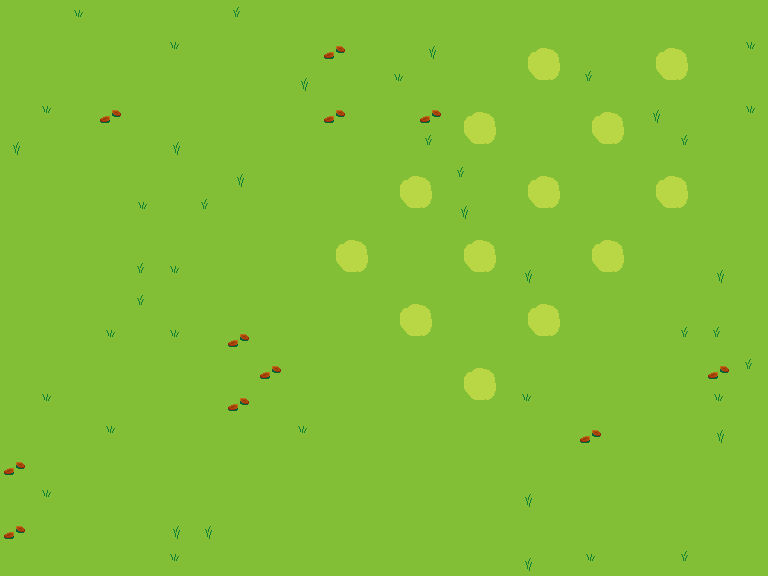

A 2D game scene composited from a Tiled map and its tileset images. What follows is a short description and the map's XML, with each tile layer's data collapsed to a summary:
An orthogonal 24x18 tile map with 32x32 px tiles, 2 tile layers (Lower, Cliff) and 76 objects (32x L1: Ice, 27x L1: ProjectilePassible, 17x L1: Water).

<map version="1.0" orientation="orthogonal" renderorder="right-down" width="24" height="18" tilewidth="32" tileheight="32" nextobjectid="8">
 <properties>
  <property name="BottomMap" value="field" />
  <property name="Name" value="aboveField" />
    <property name="DeadMap" value="Spirit_aboveField" />
 </properties>
 <tileset firstgid="1" name="Snow" tilewidth="32" tileheight="32" tilecount="256" columns="16">
  <image source="../Tilesets/Snow.png" width="512" height="512" />
  <terraintypes>
   <terrain name="Snow" tile="-1" />
   <terrain name="Ice" tile="-1" />
   <terrain name="Dead Grass" tile="-1" />
   <terrain name="Cliff" tile="-1" />
   <terrain name="Air" tile="-1" />
   <terrain name="Grass" tile="-1" />
   <terrain name="Water" tile="-1" />
  </terraintypes>
  <tile id="0" terrain="0,0,0,0" />
  <tile id="1" terrain="0,0,0,0" />
  <tile id="2" terrain="0,0,0,0" />
  <tile id="16" terrain="0,0,0,1">
   <objectgroup draworder="index">
    <object id="1" type="L1: Ice" x="15.6364" y="32">
     <polygon points="0,0 4.74174,-11.5289 16.3636,-16.3636 16.3636,0" />
    </object>
   </objectgroup>
  </tile>
  <tile id="17" terrain="0,0,1,1">
   <objectgroup draworder="index">
    <object id="1" type="L1: Ice" x="0" y="16" width="32" height="16" />
   </objectgroup>
  </tile>
  <tile id="18" terrain="0,0,1,0">
   <objectgroup draworder="index">
    <object id="1" type="L1: Ice" x="0" y="32">
     <polygon points="0,0 0,-16.7273 11.5,-11.8802 16.7273,0" />
    </object>
   </objectgroup>
  </tile>
  <tile id="19" terrain="0,0,0,1">
   <objectgroup draworder="index">
    <object id="1" type="L1: Ice" x="15.6364" y="32">
     <polygon points="0,0 2.51033,-14.1322 16.3636,-16.3636 16.3636,0" />
    </object>
   </objectgroup>
  </tile>
  <tile id="20" terrain="0,0,1,1">
   <objectgroup draworder="index">
    <object id="1" type="L1: Ice" x="0" y="16" width="32" height="16" />
   </objectgroup>
  </tile>
  <tile id="21" terrain="0,0,1,0">
   <objectgroup draworder="index">
    <object id="1" type="L1: Ice" x="0" y="32">
     <polygon points="0,0 0,-16.3636 13.5744,-13.2955 16.3636,0" />
    </object>
   </objectgroup>
  </tile>
  <tile id="32" terrain="0,1,0,1">
   <objectgroup draworder="index">
    <object id="1" type="L1: Ice" x="16" y="0" width="16" height="32" />
   </objectgroup>
  </tile>
  <tile id="33" terrain="1,1,1,1" probability="0.1">
   <objectgroup draworder="index">
    <object id="1" type="L1: Ice" x="0" y="0" width="32" height="32" />
   </objectgroup>
  </tile>
  <tile id="34" terrain="1,0,1,0">
   <objectgroup draworder="index">
    <object id="1" type="L1: Ice" x="0" y="0" width="16" height="32" />
   </objectgroup>
  </tile>
  <tile id="35" terrain="0,1,0,1">
   <objectgroup draworder="index">
    <object id="1" type="L1: Ice" x="16" y="0" width="16" height="32" />
   </objectgroup>
  </tile>
  <tile id="36" terrain="1,1,1,1">
   <objectgroup draworder="index">
    <object id="1" type="L1: Ice" x="0" y="0" width="32" height="32" />
   </objectgroup>
  </tile>
  <tile id="37" terrain="1,0,1,0">
   <objectgroup draworder="index">
    <object id="1" type="L1: Ice" x="0" y="0" width="16" height="32" />
   </objectgroup>
  </tile>
  <tile id="48" terrain="0,1,0,0">
   <objectgroup draworder="index">
    <object id="1" type="L1: Ice" x="16.5455" y="0">
     <polygon points="0,0 15.4545,0 15.4545,15.4545 1.49277,13.9618" />
    </object>
   </objectgroup>
  </tile>
  <tile id="49" terrain="1,1,0,0">
   <objectgroup draworder="index">
    <object id="1" type="L1: Ice" x="0" y="0" width="32" height="16" />
   </objectgroup>
  </tile>
  <tile id="50" terrain="1,0,0,0">
   <objectgroup draworder="index">
    <object id="2" type="L1: Ice" x="0" y="0">
     <polygon points="0,0 14.9091,0 13.9959,13.7541 0,14.9091" />
    </object>
   </objectgroup>
  </tile>
  <tile id="51" terrain="0,1,0,0">
   <objectgroup draworder="index">
    <object id="1" type="L1: Ice" x="15.8182" y="0">
     <polygon points="0,0 16.1818,0 16.1818,16.1818 0,16.1818" />
    </object>
   </objectgroup>
  </tile>
  <tile id="52" terrain="1,1,0,0">
   <objectgroup draworder="index">
    <object id="1" type="L1: Ice" x="0" y="0" width="32" height="16" />
   </objectgroup>
  </tile>
  <tile id="53" terrain="1,0,0,0">
   <objectgroup draworder="index">
    <object id="1" type="L1: Ice" x="0" y="0">
     <polygon points="0,0 16,0 14.1818,14.2727 0,16" />
    </object>
   </objectgroup>
  </tile>
  <tile id="56" terrain="4,4,4,0">
   <objectgroup draworder="index">
    <object id="1" type="L1: ProjectilePassible" x="11.0909" y="32.3636">
     <polygon points="0,0 3.63636,-18.1818 22.5455,-20.5455 22.3636,-16.5455 9.27273,-12.5455 6.18182,0.727273" />
    </object>
   </objectgroup>
  </tile>
  <tile id="57" terrain="4,4,0,0">
   <objectgroup draworder="index">
    <object id="1" type="L1: ProjectilePassible" x="-1.81818" y="9.81818" width="34.9091" height="8.18182" />
   </objectgroup>
  </tile>
  <tile id="58" terrain="4,4,0,4">
   <objectgroup draworder="index">
    <object id="1" type="L1: ProjectilePassible" x="-0.909091" y="11.2727">
     <polygon points="0,0 15.2727,6.54545 22.9091,22.9091 16.5455,22 12,11.2727 -1.09091,6.54545" />
    </object>
   </objectgroup>
  </tile>
  <tile id="59" terrain="3,3,3,0">
   <objectgroup draworder="index">
    <object id="1" type="L1: ProjectilePassible" x="0" y="32">
     <polygon points="0,0 0,-32 32,-32 32.9091,-15.6364 19.4545,-12.3636 16.1818,0.545455" />
    </object>
   </objectgroup>
  </tile>
  <tile id="60" terrain="3,3,0,0">
   <objectgroup draworder="index">
    <object id="1" type="L1: ProjectilePassible" x="0" y="0" width="32" height="16" />
   </objectgroup>
  </tile>
  <tile id="61" terrain="3,3,0,3">
   <objectgroup draworder="index">
    <object id="1" type="L1: ProjectilePassible" x="0" y="0">
     <polygon points="0,0 32,0 32,32 15.0909,32.3636 9.09091,21.2727 -0.909091,16.3636" />
    </object>
   </objectgroup>
  </tile>
  <tile id="64" terrain="1,1,1,0">
   <objectgroup draworder="index">
    <object id="1" type="L1: Ice" x="0" y="0">
     <polygon points="0,0 0,32 16,32.1818 22.1818,19.6364 32.7273,15.2727 32,0" />
    </object>
   </objectgroup>
  </tile>
  <tile id="65" terrain="1,1,0,1">
   <objectgroup draworder="index">
    <object id="1" type="L1: Ice" x="0" y="0">
     <polygon points="0,0 32,0 32,32 17.2727,33.2727 11.8182,20.9091 -1.09091,15.2727" />
    </object>
   </objectgroup>
  </tile>
  <tile id="66" terrain="0,0,1,1" probability="0">
   <objectgroup draworder="index">
    <object id="1" type="L1: Ice" x="-1.45455" y="16.5455">
     <polygon points="0,0 6.72727,-3.63636 7.09091,-18 28.5455,-17.0909 29.8182,-2 34.7273,-0.181818 33.4545,15.4545 1.45455,15.4545" />
    </object>
   </objectgroup>
  </tile>
  <tile id="67" terrain="0,0,0,0" probability="0">
   <objectgroup draworder="index">
    <object id="1" type="L1: Ice" x="5.09091" y="-1.09091" width="21.4545" height="33.8182" />
   </objectgroup>
  </tile>
  <tile id="68" terrain="0,0,0,0" probability="0">
   <objectgroup draworder="index">
    <object id="1" type="L1: Ice" x="-0.727273" y="26.3636">
     <polygon points="0,0 3.27273,1.81818 4.54545,5.45455 28.3636,5.81818 22.3636,-17.2727 -0.545455,-23.2727" />
    </object>
   </objectgroup>
  </tile>
  <tile id="69" terrain="0,0,0,0" probability="0">
   <objectgroup draworder="index">
    <object id="1" type="L1: Ice" x="4.18182" y="31.8182">
     <polygon points="-0.545455,0.545455 5.09091,-21.6364 28.7273,-28.3636 28.3636,-4.90909 24.9091,-3.27273 22.7273,0.181818" />
    </object>
   </objectgroup>
  </tile>
  <tile id="72" terrain="4,0,4,0">
   <objectgroup draworder="index">
    <object id="1" type="L1: ProjectilePassible" x="10.3636" y="-1.81818" width="8.90909" height="34.1818" />
   </objectgroup>
  </tile>
  <tile id="73" terrain="0,0,0,0" probability="0.1" />
  <tile id="74" terrain="0,4,0,4">
   <objectgroup draworder="index">
    <object id="1" type="L1: ProjectilePassible" x="12.7273" y="-1.63636" width="8.54545" height="34.7273" />
   </objectgroup>
  </tile>
  <tile id="75" terrain="3,4,3,4">
   <objectgroup draworder="index">
    <object id="1" type="L1: ProjectilePassible" x="0" y="0" width="16" height="32" />
   </objectgroup>
  </tile>
  <tile id="76" terrain="0,0,0,0" probability="0.1" />
  <tile id="77" terrain="4,3,4,3">
   <objectgroup draworder="index">
    <object id="2" type="L1: ProjectilePassible" x="16" y="0" width="16" height="32" />
   </objectgroup>
  </tile>
  <tile id="78" terrain="0,0,0,4" />
  <tile id="79" terrain="0,0,4,0" />
  <tile id="80" terrain="1,0,1,1">
   <objectgroup draworder="index">
    <object id="1" type="L1: Ice" x="0" y="0">
     <polygon points="0,0 15.2727,-1.27273 20.1818,11.8182 33.4545,16.9091 32,32 0,32" />
    </object>
   </objectgroup>
  </tile>
  <tile id="81" terrain="0,1,1,1">
   <properties>
    <property name="PortalTo" value="default:" />
   </properties>
   <objectgroup draworder="index">
    <object id="1" type="L1: Ice" x="16.1818" y="-1.27273">
     <polygon points="0,0 15.8182,1.27273 15.8182,33.2727 -16.1818,33.2727 -17.0909,18.3636 -4.90909,12.5455" />
    </object>
   </objectgroup>
  </tile>
  <tile id="82" terrain="1,1,0,0" probability="0">
   <objectgroup draworder="index">
    <object id="1" type="L1: Ice" x="0" y="0">
     <polygon points="0,0 32,0 32.3636,16.5455 28,18.3636 27.8182,32.9091 4.18182,32.7273 3.09091,16.7273 -0.727273,14.9091" />
    </object>
   </objectgroup>
  </tile>
  <tile id="83" terrain="0,0,0,0" probability="0">
   <objectgroup draworder="index">
    <object id="2" type="L1: Ice" x="-2.72727" y="4" width="36.9091" height="23.0909" />
   </objectgroup>
  </tile>
  <tile id="84" terrain="0,0,0,0" probability="0">
   <objectgroup draworder="index">
    <object id="1" type="L1: Ice" x="-1.27273" y="4">
     <polygon points="0,0 4.36364,-1.27273 5.45455,-5.27273 29.0909,-5.63636 23.2727,18.3636 0.181818,23.4545" />
    </object>
   </objectgroup>
  </tile>
  <tile id="85" terrain="0,0,0,0" probability="0">
   <objectgroup draworder="index">
    <object id="1" type="L1: Ice" x="4.54545" y="-1.09091">
     <polygon points="0,0 6.18182,20.5455 28.5455,28.9091 28.3636,6 24.1818,4 21.6364,-0.545455" />
    </object>
   </objectgroup>
  </tile>
  <tile id="88" terrain="4,0,4,3">
   <objectgroup draworder="index">
    <object id="1" type="L1: ProjectilePassible" x="14.9091" y="32.9091">
     <polygon points="0,0 -2.72727,-34 2.90909,-33.0909 8,-25.2727 17.6364,-17.6364 18,0" />
    </object>
   </objectgroup>
  </tile>
  <tile id="89" terrain="0,0,3,3">
   <objectgroup draworder="index">
    <object id="1" type="L1: ProjectilePassible" x="0" y="16" width="32" height="16" />
   </objectgroup>
  </tile>
  <tile id="90" terrain="0,4,3,4">
   <objectgroup draworder="index">
    <object id="1" type="L1: ProjectilePassible" x="19.8182" y="-0.727273">
     <polygon points="0,0 -4,34.7273 -21.0909,34 -21.4545,16.1818 -7.45455,11.8182 -4.72727,-0.363636" />
    </object>
   </objectgroup>
  </tile>
  <tile id="91" terrain="0,0,0,3">
   <objectgroup draworder="index">
    <object id="1" type="L1: ProjectilePassible" x="14.7273" y="32.3636">
     <polygon points="0,0 4.54545,-13.2727 18,-18 17.2727,-0.363636" />
    </object>
   </objectgroup>
  </tile>
  <tile id="92" terrain="0,0,3,3">
   <objectgroup draworder="index">
    <object id="1" type="L1: ProjectilePassible" x="0" y="16" width="32" height="16" />
   </objectgroup>
  </tile>
  <tile id="93" terrain="0,0,3,0">
   <objectgroup draworder="index">
    <object id="1" type="L1: ProjectilePassible" x="-1.09091" y="14.9091">
     <polygon points="0,0 14.1818,3.45455 17.0909,17.6364 1.09091,17.0909" />
    </object>
   </objectgroup>
  </tile>
  <tile id="94" terrain="0,0,0,4" />
  <tile id="98" terrain="0,0,3,3" probability="0">
   <objectgroup draworder="index">
    <object id="1" type="L1: ProjectilePassible" x="0" y="16" width="32" height="16" />
    <object id="2" type="L1: Ice" x="4" y="-0.727273" width="23.6364" height="17.0909" />
   </objectgroup>
  </tile>
  <tile id="99" terrain="3,3,3,3" probability="0" />
  <tile id="104" terrain="4,3,4,3">
   <objectgroup draworder="index">
    <object id="1" type="L1: ProjectilePassible" x="16" y="0" width="16" height="32" />
   </objectgroup>
  </tile>
  <tile id="105" terrain="3,3,3,3" />
  <tile id="106" terrain="3,4,3,4">
   <objectgroup draworder="index">
    <object id="1" type="L1: ProjectilePassible" x="0" y="0" width="16" height="32" />
   </objectgroup>
  </tile>
  <tile id="107" terrain="0,3,0,0">
   <objectgroup draworder="index">
    <object id="1" type="L1: ProjectilePassible" x="32" y="0">
     <polygon points="0,0 0.545455,15.4545 -10.9091,12 -18,-0.727273" />
    </object>
   </objectgroup>
  </tile>
  <tile id="108" terrain="3,3,0,0">
   <objectgroup draworder="index">
    <object id="1" type="L1: ProjectilePassible" x="0" y="0" width="32" height="16" />
   </objectgroup>
  </tile>
  <tile id="109" terrain="3,0,0,0">
   <objectgroup draworder="index">
    <object id="1" type="L1: ProjectilePassible" x="16" y="-0.909091">
     <polygon points="0,0 -4,12 -17.6364,16.7273 -16,0.909091" />
    </object>
   </objectgroup>
  </tile>
  <tile id="110" terrain="0,4,0,0" />
  <tile id="111" terrain="0,0,4,0" />
  <tile id="114" terrain="3,3,3,3" probability="0" />
  <tile id="115" terrain="3,3,0,0" probability="0">
   <objectgroup draworder="index">
    <object id="2" type="L1: ProjectilePassible" x="0" y="0" width="32" height="16" />
    <object id="5" type="L1: Ice" x="3.81818" y="14.9091" width="23.6364" height="18" />
   </objectgroup>
  </tile>
  <tile id="120" terrain=",3,3,3">
   <objectgroup draworder="index">
    <object id="1" type="L1: ProjectilePassible" x="-1.81818" y="15.2727">
     <polygon points="0,0 14.3636,-2.54545 19.0909,-16.7273 33.8182,-15.2727 33.8182,16.7273 1.81818,16.7273" />
    </object>
   </objectgroup>
  </tile>
  <tile id="121" terrain="3,3,3,3" />
  <tile id="122" terrain="3,,3,3">
   <objectgroup draworder="index">
    <object id="1" type="L1: ProjectilePassible" x="15.2727" y="-1.45455">
     <polygon points="0,0 3.27273,13.4545 18.1818,16.9091 16.7273,33.4545 -15.2727,33.4545 -15.2727,1.45455" />
    </object>
   </objectgroup>
  </tile>
  <tile id="123" terrain="0,4,0,0">
   <objectgroup draworder="index">
    <object id="1" type="L1: ProjectilePassible" x="19.6364" y="-1.09091">
     <polygon points="0,0 3.27273,8.36364 13.2727,13.4545 12.7273,17.6364 -1.27273,13.0909 -7.09091,0.363636" />
    </object>
   </objectgroup>
  </tile>
  <tile id="124" terrain="4,0,0,0">
   <objectgroup draworder="index">
    <object id="1" type="L1: ProjectilePassible" x="18.9091" y="-1.27273">
     <polygon points="0,0 -5.63636,13.0909 -20.5455,20.1818 -20.5455,14 -11.0909,9.09091 -6.54545,-1.27273" />
    </object>
   </objectgroup>
  </tile>
  <tile id="125" terrain="0,4,0,0" />
  <tile id="126" terrain="4,0,0,0" />
  <tile id="127" terrain="4,0,0,0" />
  <tile id="128" terrain="0,0,0,2" />
  <tile id="129" terrain="0,0,2,2" />
  <tile id="130" terrain="0,0,2,0" />
  <tile id="131" terrain="2,2,2,5" />
  <tile id="132" terrain="2,2,5,5" />
  <tile id="133" terrain="2,2,5,2" />
  <tile id="134" terrain="6,6,6,5">
   <objectgroup draworder="index">
    <object id="1" name="Water" type="L1: Water" x="0" y="32">
     <polygon points="0,0 15.5455,0.727273 21.0909,-12.9091 32.6364,-18.5454 32,-32 0,-32" />
    </object>
   </objectgroup>
  </tile>
  <tile id="135" terrain="6,6,5,5">
   <objectgroup draworder="index">
    <object id="1" name="Water" type="L1: Water" x="0" y="0" width="32" height="16" />
   </objectgroup>
  </tile>
  <tile id="136" terrain="6,6,5,6">
   <objectgroup draworder="index">
    <object id="1" name="Water" type="L1: Water" x="-0.454545" y="15.5455">
     <polygon points="-0.545455,-0.636364 11.2727,5 17.5455,17.3636 32.4545,16.4545 32.4545,-15.5455 0.454545,-15.5455" />
    </object>
   </objectgroup>
  </tile>
  <tile id="144" terrain="0,2,0,2" />
  <tile id="145" terrain="2,2,2,2" />
  <tile id="146" terrain="2,0,2,0" />
  <tile id="147" terrain="2,5,2,5" />
  <tile id="148" terrain="5,5,5,5" />
  <tile id="149" terrain="5,2,5,2" />
  <tile id="150" terrain="6,5,6,5">
   <objectgroup draworder="index">
    <object id="1" name="Water" type="L1: Water" x="0" y="0" width="16" height="32" />
   </objectgroup>
  </tile>
  <tile id="151" terrain="5,5,5,5" />
  <tile id="152" terrain="5,6,5,6">
   <objectgroup draworder="index">
    <object id="1" name="Water" type="L1: Water" x="16" y="0" width="16" height="32" />
   </objectgroup>
  </tile>
  <tile id="160" terrain="0,2,0,0" />
  <tile id="161" terrain="2,2,0,0" />
  <tile id="162" terrain="2,0,0,0" />
  <tile id="163" terrain="2,5,2,2" />
  <tile id="164" terrain="5,5,2,2" />
  <tile id="165" terrain="5,2,2,2" />
  <tile id="166" terrain="6,5,6,6">
   <objectgroup draworder="index">
    <object id="1" name="Water" type="L1: Water" x="0" y="32">
     <polygon points="0,0 32,0 33.0909,-13.9091 21.9091,-19.9091 15.3636,-32.7273 0,-32" />
    </object>
   </objectgroup>
  </tile>
  <tile id="167" terrain="5,5,6,6">
   <objectgroup draworder="index">
    <object id="1" name="Water" type="L1: Water" x="0" y="16" width="32" height="16" />
   </objectgroup>
  </tile>
  <tile id="168" terrain="5,6,6,6">
   <objectgroup draworder="index">
    <object id="2" name="Water" type="L1: Water" x="0" y="32">
     <polygon points="0,0 32,0 32,-32 16.8181,-32.6363 11.6364,-20.5455 -1,-15" />
    </object>
   </objectgroup>
  </tile>
  <tile id="176" terrain="2,2,2,0" />
  <tile id="177" terrain="2,2,0,2" />
  <tile id="178" terrain="2,2,2,2" probability="0.1" />
  <tile id="179" terrain="5,5,5,2" />
  <tile id="180" terrain="5,5,2,5" />
  <tile id="181" terrain="5,5,5,5" probability="0.1" />
  <tile id="182" terrain="5,5,5,6">
   <objectgroup draworder="index">
    <!-- 1 objects omitted --></objectgroup>
  </tile>
  <tile id="183" terrain="5,5,6,5">
   <objectgroup draworder="index">
    <!-- 1 objects omitted --></objectgroup>
  </tile>
  <tile id="184" terrain="6,6,6,6">
   <objectgroup draworder="index">
    <!-- 1 objects omitted --></objectgroup>
  </tile>
  <tile id="192" terrain="2,0,2,2" />
  <tile id="193" terrain="0,2,2,2" />
  <tile id="194" terrain="2,2,2,2" probability="0.1" />
  <tile id="195" terrain="5,2,5,5" />
  <tile id="196" terrain="2,5,5,5" />
  <tile id="197" terrain="5,5,5,5" probability="0.1" />
  <tile id="198" terrain="5,6,5,5">
   <objectgroup draworder="index">
    <!-- 1 objects omitted --></objectgroup>
  </tile>
  <tile id="199" terrain="6,5,5,5">
   <objectgroup draworder="index">
    <!-- 1 objects omitted --></objectgroup>
  </tile>
  <tile id="200" terrain="6,6,6,6">
   <objectgroup draworder="index">
    <!-- 1 objects omitted --></objectgroup>
  </tile>
  <tile id="208" terrain="2,2,2,2" probability="0.1" />
  <tile id="209" terrain="2,2,2,2" />
  <tile id="210" terrain="2,2,2,2" />
  <tile id="211" terrain="5,5,5,5" probability="0.1" />
  <tile id="212" terrain="5,5,5,5" probability="0.1" />
  <tile id="213" terrain="5,5,5,5" />
  <tile id="214" terrain="6,6,6,6">
   <objectgroup draworder="index">
    <!-- 1 objects omitted --></objectgroup>
  </tile>
  <tile id="215" terrain="6,6,6,6">
   <objectgroup draworder="index">
    <!-- 1 objects omitted --></objectgroup>
  </tile>
  <tile id="216" terrain="6,6,6,6">
   <objectgroup draworder="index">
    <!-- 1 objects omitted --></objectgroup>
  </tile>
 </tileset>
 <layer name="Lower" width="24" height="18">
  <data>[432 cells, 432 non-empty, 11 distinct tile ids]</data>
 </layer>
 <layer name="Cliff" width="24" height="18">
  <data>[432 cells, 0 non-empty, 0 distinct tile ids]</data>
 </layer>
 <objectgroup name="Portals" offsetx="0" offsety="-1" />
</map>
<!-- 9 of 76 objects omitted -->
